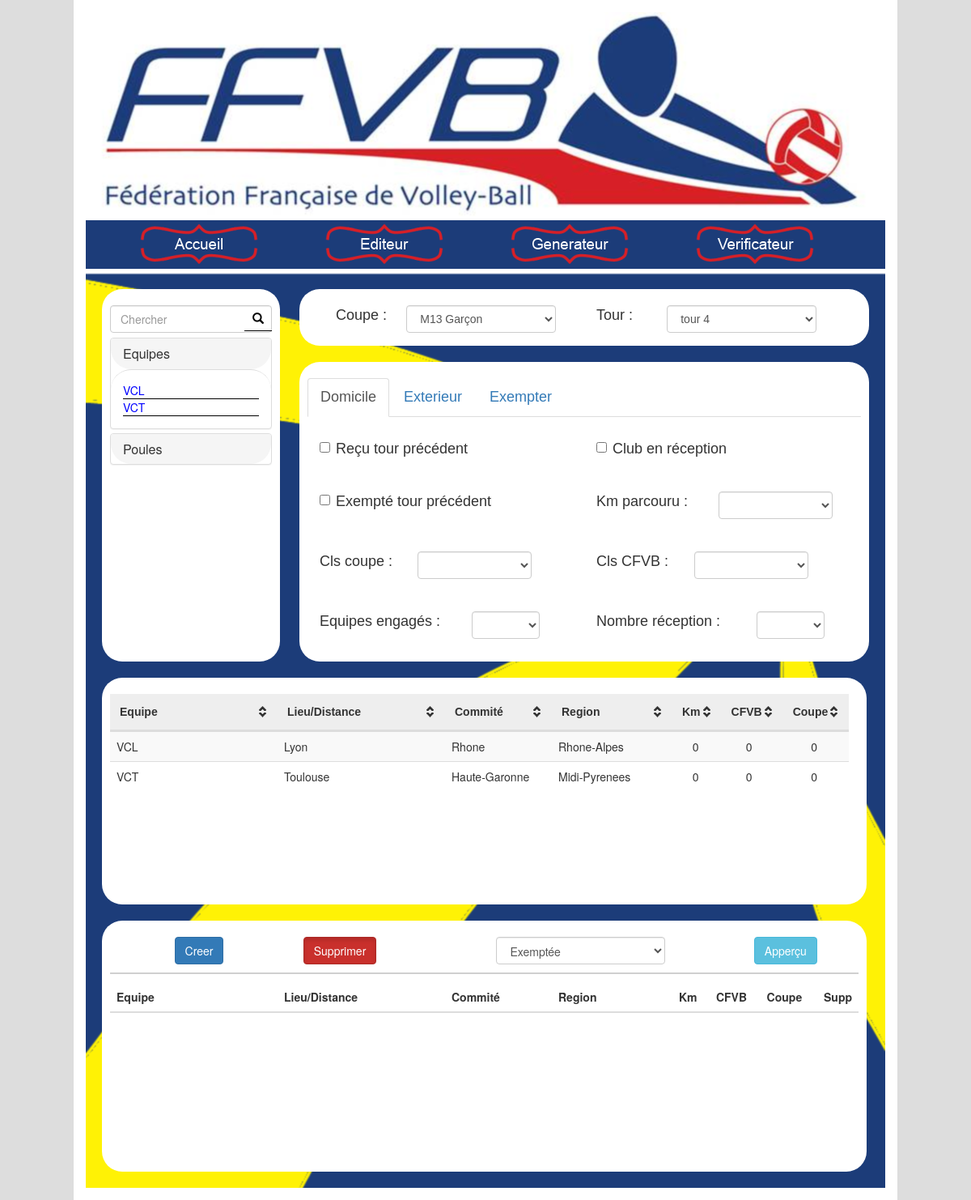
The page /?m=navigation&a=editeur&c=2&t=8 on the database its author committed.
### tables this page shows
CREATE TABLE IF NOT EXISTS `equipe` (
  `id_equipe` int(11) NOT NULL AUTO_INCREMENT,
  `club` int(11) NOT NULL,
  `coupe` int(11) DEFAULT NULL,
  `nbKmParcouru` int(5) DEFAULT '0',
  `classementCFVB` int(5) DEFAULT '0',
  `classementCoupe` int(4) DEFAULT '0',
  PRIMARY KEY (`id_equipe`),
  KEY `IDX_23E5BF2361190A32` (`club`),
  KEY `IDX_23E5BF23717D2393` (`coupe`)
);

CREATE TABLE IF NOT EXISTS `club` (
  `id_club` int(11) NOT NULL AUTO_INCREMENT,
  `nom` varchar(100) DEFAULT NULL,
  `ville` varchar(100) DEFAULT NULL,
  `commite` varchar(100) DEFAULT NULL,
  `region` varchar(100) DEFAULT NULL,
  PRIMARY KEY (`id_club`)
);

### site/bdd.php (called while the page is built, shortened)
<?php
function ouvre_base() {
	$pdo_options[PDO::ATTR_ERRMODE] = PDO::ERRMODE_EXCEPTION;
	try{
		$bdd = new PDO('mysql:host=localhost;dbname=ffvb_gpa', 'root', '', $pdo_options);
	}
	catch(PDOException $e)
	{
		echo ($e->getMessage());
	 }
	$bdd->query('SET NAMES utf8');
	return $bdd;
}
?>

### site/model/EquipeManager.class.php (called while the page is built, shortened)
<?php
class EquipeManager{
	private $_db;
	public function __construct()
	{
		$this->setDb(ouvre_base());
	}
	public function setDb(PDO $db)
	{
		$this->_db = $db;
	}
	public function equipesTour($tour)
	{
		$equipes = array();
		$q = $this->_db->prepare('SELECT `id_equipe`,`club`, `nom` FROM `equipe`
			JOIN `club` ON `id_club` = `club`
			WHERE `id_equipe` in (
				SELECT `equipe` FROM `resultat` WHERE `tour` = :tour
			) ORDER BY `nom`');
		$q->bindValue(':tour', $tour, PDO::PARAM_INT);
		$q->execute();
		while ($donnees = $q->fetch(PDO::FETCH_ASSOC))
		{
			$club = new Club($donnees['club'], $donnees['nom']);
			$equipes[$donnees['id_equipe']] = new Equipe($donnees['id_equipe'], $club);
		}
		return $equipes;
	}
	public function tourPrecedent($tour)
	{
		$tourPrc = -1;
		$q = $this->_db->prepare('SELECT `id_tour` FROM `tour`
			WHERE `coupe` IN (
				SELECT `coupe` FROM `tour` WHERE `id_tour` = :tour
			) AND `numero` IN (
				SELECT `numero`-1 FROM `tour` WHERE `id_tour` = :tour
			)');
		$q->bindValue(':tour', $tour, PDO::PARAM_INT);
		$q->execute();
		if ($donnees = $q->fetch(PDO::FETCH_ASSOC))
		{
			$tourPrc = $donnees['id_tour'];
		}
		return $tourPrc;
	}
	public function equipesSelonCritere($criteres, $tour)
	{
		$equipesCritere = array();
		$tourPrcd = $this->tourPrecedent($tour->id());
		$requete = 'SELECT `id_equipe`,`club`, `nbKmParcouru`, `classementCFVB`, `classementCoupe`, `nom`, `ville`, `commite`, `region` FROM `equipe`
			JOIN `club` ON `id_club` = `club`
			WHERE `id_equipe` IN (
				SELECT `equipe` FROM `resultat` WHERE `tour` = :tour AND `equipe` NOT IN (
					SELECT `equipe` FROM `jouer` WHERE `poule` IN (
                		SELECT `id_poule` FROM `poule` WHERE `tour` = :tour
            		)
				)
				AND `equipe` NOT IN (
					SELECT `equipe` FROM `exempter` WHERE `tour` = :tour
				)
			)';
		$requete = $requete . ' ORDER BY nom';
		$q = $this->_db->prepare($requete);
		$q->bindValue(':tour', $tour->id(), PDO::PARAM_INT);
		$q->execute();
		while ($donnees = $q->fetch(PDO::FETCH_ASSOC))
		{
			$club = new Club($donnees['club'], $donnees['nom'], $donnees['ville'], $donnees['commite'], $donnees['region']);
			$equipesCritere[] = new Equipe($donnees['id_equipe'], $club, $donnees['nbKmParcouru'], $donnees['classementCFVB'], $donnees['classementCoupe']);
		}
		return $equipesCritere;
	}
}
?>

### site/model/Tour.class.php (called while the page is built, shortened)
<?php
class Tour{
	private $_id;
	private $_numero;
	public function __construct()
	{
		$ctp = func_num_args();
    	$args = func_get_args();
	}
	public function id(){ return $this->_id; }
	public function numero(){ return $this->_numero; }
	public function setId($id)
	{
		$this->_id = (int) $id;
	}
	public function setNumero($numero)
	{
		$this->_numero = (int) $numero;
	}
	public function memeId(Tour $tour){
		return ($this->_id == $tour->_id) ? true : false;
	}
}
?>

### site/model/Club.class.php (called while the page is built, shortened)
<?php
class Club{
	private $_nom;
	private $_ville;
	private $_commite;
	private $_region;
	public function __construct()
	{
		$ctp = func_num_args();
    	$args = func_get_args();
	}
	public function nom(){ return $this->_nom; }
	public function ville(){ return $this->_ville; }
	public function commite(){ return $this->_commite; }
	public function region(){ return $this->_region; }
	public function setNom($nom)
	{
		$this->_nom = (String) $nom;
	}
	public function setVille($ville)
	{
		$this->_ville = (String) $ville;
	}
	public function setCommite($commite)
	{
		$this->_commite = (String) $commite;
	}
	public function setRegion($region)
	{
		$this->_region = (String) $region;
	}
}
?>

### site/model/Equipe.class.php (called while the page is built, shortened)
<?php
class Equipe{
	private $_id;
	private $_club;
	private $_nbKmParcouru;
	private $_classementCFVB;
	private $_classementCoupe;
	public function __construct()
	{
		$ctp = func_num_args();
    	$args = func_get_args();
	}
	public function id(){ return $this->_id; }
	public function club(){ return $this->_club; }
	public function nbKmParcouru(){ return $this->_nbKmParcouru; }
	public function classementCFVB(){ return $this->_classementCFVB; }
	public function classementCoupe(){ return $this->_classementCoupe; }
	public function setId($id)
	{
		$this->_id = (int) $id;
	}
	public function setClub(Club $club)
	{
		$this->_club = $club;
	}
	public function setNbKmParcouru($km)
	{
		$this->_nbKmParcouru = (int) $km;
	}
	public function setClassementCFVB($classementCFVB)
	{
		$this->_classementCFVB = (int) $classementCFVB;
	}
	public function setClassementCoupe($classementCoupe)
	{
		$this->_classementCoupe = (int) $classementCoupe;
	}
}
?>

### site/model/CoupeManager.class.php (called while the page is built, shortened)
<?php
class CoupeManager{
	private $_db;
	public function __construct()
	{
		$this->setDb(ouvre_base());
	}
	public function setDb(PDO $db)
	{
		$this->_db = $db;
	}
	public function coupes($annee)
	{
		$coupes = array();
		$q = $this->_db->prepare('SELECT `id_coupe`, `age`, `sexe`, `annee` FROM `coupe`
				WHERE `annee` = :annee
				ORDER BY `age`, `sexe`');
		$q->bindValue(':annee', $annee, PDO::PARAM_INT);
		$q->execute();
		while ($donnees = $q->fetch(PDO::FETCH_ASSOC))
		{
			$coupes[] = new Coupe($donnees['id_coupe'], $donnees['sexe'], $donnees['age'], $donnees['annee']);
		}
		return $coupes;
	}
}
?>

### site/model/Coupe.class.php (called while the page is built, shortened)
<?php
class Coupe{
	private $_id;
	private $_sexe;
	private $_age;
	public function __construct()
	{
		$ctp = func_num_args();
    	$args = func_get_args();
	}
	public function id(){ return $this->_id; }
	public function setId($id)
	{
		$this->_id = (int) $id;
	}
	public function setSexe($sexe)
	{
		$sexe = (String) $sexe;
		if($sexe == 'g' || $sexe == 'f'){
			$this->_sexe = $sexe;
		}
	}
	public function setAge($age)
	{
		$age = (int) $age;
		if($age == 13 || $age == 15 || $age == 17 || $age == 20){
			$this->_age = (int) $age;
		}
	}
	public function memeId(Coupe $coupe){
		return ($this->_id == $coupe->_id) ? true : false;
	}
	public function categorie(){
		return ($this->_sexe == 'f') ? 'M'.$this->_age.' Fille' : 'M'.$this->_age.' Garçon';
	}
}
?>

### site/model/TourManager.class.php (called while the page is built, shortened)
<?php
class TourManager{
	private $_db;
	public function __construct()
	{
		$this->setDb(ouvre_base());
	}
	public function setDb(PDO $db)
	{
		$this->_db = $db;
	}
	public function tours(Coupe $coupe)
	{
		$tours = array();
		$q = $this->_db->prepare('SELECT `id_tour`, `coupe`, `numero`, `dateTour`, `age`, `sexe` FROM `tour`
			JOIN `coupe` ON `coupe` = `id_coupe`
			WHERE `coupe` = :coupe');
		$q->bindValue(':coupe', $coupe->id(), PDO::PARAM_INT);
		$q->execute();
		while ($donnees = $q->fetch(PDO::FETCH_ASSOC))
		{
			$tours[] = new Tour($donnees['id_tour'], $coupe, $donnees['numero'], $donnees['dateTour']);
		}
		return $tours;
	}
}
?>

### site/model/CritereManager.class.php (called while the page is built, shortened)
<?php
class CritereManager{
	private $_db;
	public function __construct()
	{
		$this->setDb(ouvre_base());
	}
	public function setDb(PDO $db)
	{
		$this->_db = $db;
	}
	public function criteresType($type)
	{
		$criteres = array();
		$q = $this->_db->prepare('SELECT `id_critere`, `valeur`, `requete` FROM `critere`
				WHERE `type` LIKE :type AND `valeur` != -1');
		$q->bindValue(':type', $type, PDO::PARAM_STR);
		$q->execute();
		return $criteres;
	}
}
?>

### site/vue/edition/tourSelect.php (the view, shortened to what this page needs)
<div class="form-group">
	<label for="petiteEquipe" class="col-md-2">Coupe :</label>
	<div class="col-md-4">
		<select class="form-control" id="selectCoupe">
			<?php
		    	foreach ($coupes as $key => $coupe) {
		            echo '<option value="'.$coupe->id().'" '.(( $coupe->memeId($_SESSION['coupe']) ) ? 'selected':'').'>'.
		            		$coupe->categorie().
		            	'</option>';
		        }
		    ?>
		</select>
	</div>
	<label for="petiteEquipe" class="col-md-2">Tour :</label>
	<div class="col-md-4">
		<select class="form-control" id="selectTour">
		    <?php
		    	foreach ($tours as $key => $tour) {
		            echo '<option value="'.$tour->id().'" '.(( $tour->memeId($_SESSION['tour']) ) ? 'selected':'').'>'.
		            		'tour '.$tour->numero().
		            	'</option>';
		        }
		    ?>
		</select>
	</div>
</div>

### site/vue/edition/menuDeroulant.php (shortened to what this page needs)
<?php
    $manager = new EquipeManager();
    $equipes = $manager->equipesTour($_SESSION['tour']->id());
?>
<div class="col-xs-12 recherche">
  <input class="form-control" type="search" id="search" placeholder="Chercher"/>
  <span class="glyphicon glyphicon-search"></span>
</div>
<br/><br/>
<div class="panel-group" id="accordion">
    <div class="panel panel-default">
        <div class="panel-heading">
            <h4 class="panel-title">
                <a data-toggle="collapse" data-parent="#accordion" href="#menuEquipe" onclick="changerMenu('equipe')">
                    Equipes
                </a>
            </h4>
        </div>
        <div id="menuEquipe" class="panel-collapse collapse <?php echo ($_SESSION['liste']=='equipe') ? 'in':''; ?>">
            <div class="panel-body" id="equipeSearch">
                <?php
                    foreach ($equipes as $key => $equipe) {
                        echo '<span onclick="chargerEquipe('.$equipe->id().')">'.$equipe->club()->nom().'</span>';
                    }
                ?>
            </div>
        </div>
    </div>
    <div class="panel panel-default">
        <div class="panel-heading">
            <h4 class="panel-title">
                <a data-toggle="collapse" data-parent="#accordion" href="#menuPoule" onclick="changerMenu('poule')">
                    Poules
                </a>
            </h4>
        </div>
    </div>
</div>

### site/vue/edition/equipeCritereDomicile.php (shortened to what this page needs)
<?php
    $manager = new EquipeManager();
    $equipesCritere = $manager->equipesSelonCritere($critereDomicile, $_SESSION['tour']);
?>
<table class="tablesorter" id="tableEquipe">
<thead>
<tr>
<th class="t-equipe">Equipe</th>
<th class="t-lieu">Lieu/Distance</th>
<th class="t-commite">Commité</th>
<th class="t-region">Region</th>
<th class="t-km">Km</th>
<th class="t-coupe">CFVB</th>
<th class="t-cfvb">Coupe</th>
</tr>
</thead>
<tbody>
    <?php
        foreach ($equipesCritere as $key => $equipe) {
            echo '<tr onclick="actionAjouterEquipe('.$equipe->id().')">
                <td class="t-equipe">'.$equipe->club()->nom().'</td>
                <td class="t-lieu">'.$equipe->club()->ville().'</td>
                <td class="t-commite">'.$equipe->club()->commite().'</td>
                <td class="t-region">'.$equipe->club()->region().'</td>
                <td align="center" class="t-km">'.$equipe->nbKmParcouru().'</td>
                <td align="center" class="t-coupe">'.$equipe->classementCFVB().'</td>
                <td align="center" class="t-cfvb">'.$equipe->classementCoupe().'</td>
            </tr>';
        }
    ?>
</tbody>
</table>

### site/css/main.css (style rules this page uses)
body { background-color: #DDDDDD !important; }
div, .liste, .bas div { -webkit-border-radius: 25px; -moz-border-radius: 25px; border-radius: 25px; }

### site/css/editeur.css (style rules this page uses)
span { display:block; color: #0000FF; border-bottom: 1px solid black; }
input, select, span, tr { cursor: pointer; }
.recherche { padding:0px !important; }
.form-control + .glyphicon { position: absolute; right: 0; padding: 8px 10px; color:black; }
.competition select { position: relative; left:-20px; }
label { font-weight: 300; }
.equipe thead, .poule thead { display: block; }
.equipe tbody { display: block; height: 195px; overflow: auto; }
.t-equipe { min-width: 207px; }
.t-lieu { min-width: 207px; }
.t-commite { min-width: 132px; }
.t-region { min-width: 149px; }
.t-km { width: 60px; }
.t-coupe { width: 79px; }
.t-cfvb { width: 91px; }

### rows shown on the page
equipe: club.nom "VCL", club.ville "Lyon", club.commite "Rhone", club.region "Rhone-Alpes", nbKmParcouru "0", classementCFVB "0", classementCoupe "0"
equipe: club.nom "VCT", club.ville "Toulouse", club.commite "Haute-Garonne", club.region "Midi-Pyrenees", nbKmParcouru "0", classementCFVB "0", classementCoupe "0"

### other values the page prints
form field value "M13 Garçon"
